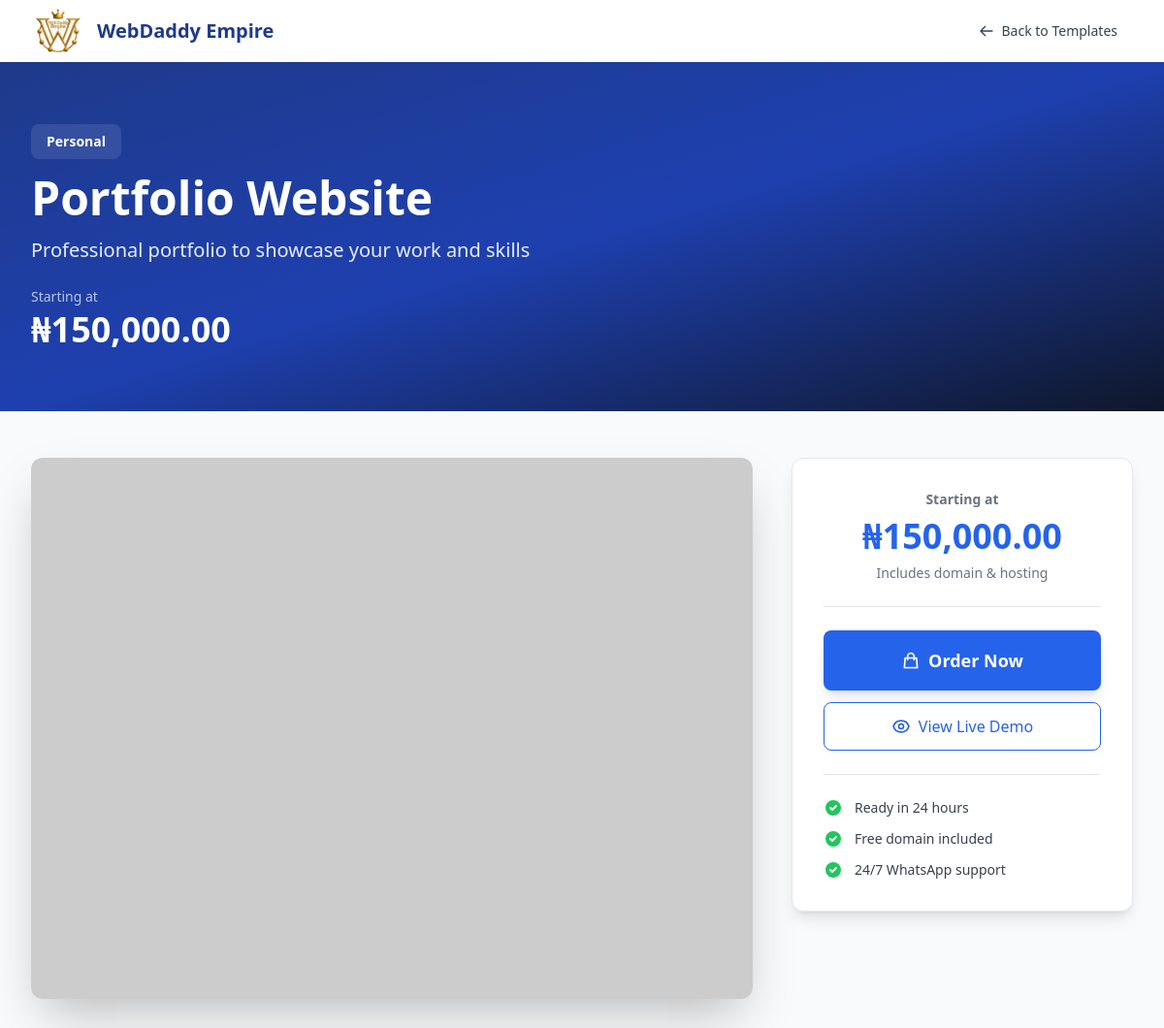
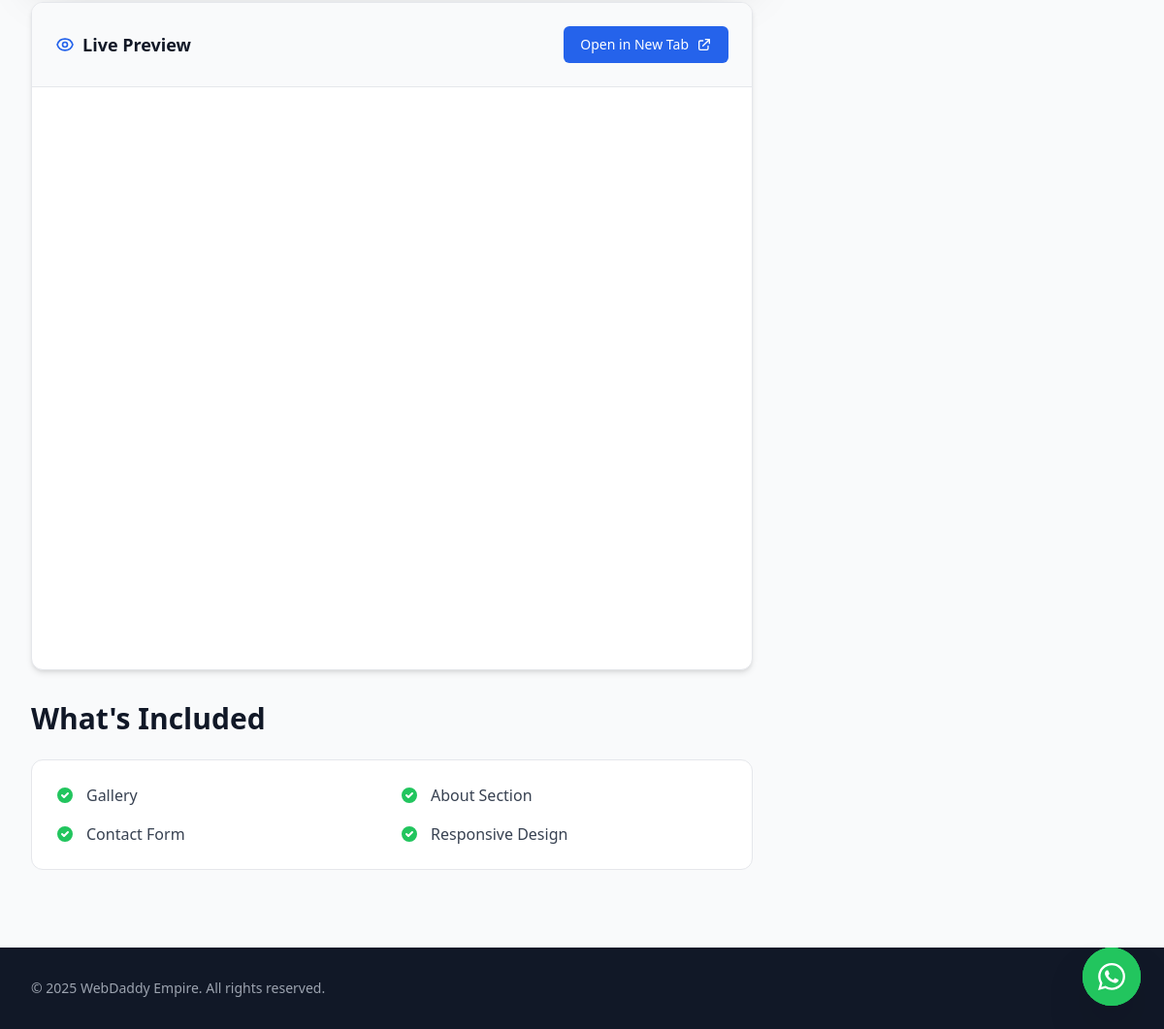
The page /template.php?id=2 on the database its author committed (2 pictures, top to bottom).
### tables this page shows
CREATE TABLE templates (
    id INTEGER PRIMARY KEY AUTOINCREMENT,
    name TEXT NOT NULL,
    slug TEXT NOT NULL UNIQUE,
    price REAL NOT NULL DEFAULT 0.00,
    category TEXT,
    description TEXT,
    features TEXT,
    demo_url TEXT,
    thumbnail_url TEXT,
    video_links TEXT,
    active INTEGER DEFAULT 1,
    created_at TEXT DEFAULT CURRENT_TIMESTAMP,
    updated_at TEXT DEFAULT CURRENT_TIMESTAMP
);

### includes/functions.php (called while the page is built, shortened)
<?php
function formatCurrency($amount)
{
    return '₦' . number_format($amount, 2);
}
function getTemplateById($id)
{
    $db = getDb();
    try {
        $stmt = $db->prepare("SELECT * FROM templates WHERE id = ?");
        $stmt->execute([$id]);
        $result = $stmt->fetch(PDO::FETCH_ASSOC);
        return $result ? $result : null;
    } catch (PDOException $e) {
        error_log('Error fetching template: ' . $e->getMessage());
        return null;
    }
}

### includes/session.php (called while the page is built, shortened)
<?php
function getAffiliateCode()
{
    return $_SESSION['affiliate_code'] ?? $_COOKIE['affiliate_code'] ?? null;
}

### template.php (the view, shortened to what this page needs)
<?php
require_once __DIR__ . '/includes/session.php';
require_once __DIR__ . '/includes/functions.php';
$templateId = isset($_GET['id']) ? (int)$_GET['id'] : 0;
$template = getTemplateById($templateId);
$affiliateCode = getAffiliateCode();
$features = $template['features'] ? explode(',', $template['features']) : [];
?>
<!DOCTYPE html>
<html lang="en">
<head>
    <script src="https://cdn.tailwindcss.com"></script>
</head>
<body class="bg-gray-50">
    <nav id="mainNav" class="bg-white shadow-sm sticky top-0 z-50" x-data="{ open: false }">
        <div class="max-w-7xl mx-auto px-4 sm:px-6 lg:px-8">
            <div class="flex justify-between h-16">
                <div class="flex items-center">
                    <a href="/" class="flex items-center">
                        <img src="/assets/images/webdaddy-logo.png" alt="WebDaddy Empire" class="h-14 mr-3" onerror="this.style.display='none'">
                        <span class="text-xl font-bold text-primary-900"><?php echo SITE_NAME; ?></span>
                    </a>
                </div>
                <div class="hidden md:flex items-center">
                    <a href="/" class="inline-flex items-center px-4 py-2 text-sm font-medium text-gray-700 hover:text-primary-600 transition-colors">
                        <svg class="w-4 h-4 mr-2" fill="none" stroke="currentColor" viewBox="0 0 24 24">
                            <path stroke-linecap="round" stroke-linejoin="round" stroke-width="2" d="M10 19l-7-7m0 0l7-7m-7 7h18"/>
                        </svg>
                        Back to Templates
                    </a>
                </div>
            </div>
        </div>
    </nav>
    <header class="relative bg-gradient-to-br from-primary-900 via-primary-800 to-navy text-white py-12 sm:py-16">
        <div class="relative max-w-7xl mx-auto px-4 sm:px-6 lg:px-8">
            <div class="max-w-4xl">
                <span class="inline-block bg-white/10 text-white px-4 py-2 rounded-lg text-sm font-semibold mb-4"><?php echo htmlspecialchars($template['category']); ?></span>
                <h1 class="text-3xl sm:text-4xl lg:text-5xl font-extrabold mb-4"><?php echo htmlspecialchars($template['name']); ?></h1>
                <p class="text-lg sm:text-xl text-white/90 mb-6"><?php echo htmlspecialchars($template['description']); ?></p>
                <div class="flex items-center gap-4">
                    <div>
                        <div class="text-sm text-white/70 mb-1">Starting at</div>
                        <h2 class="text-3xl sm:text-4xl font-extrabold"><?php echo formatCurrency($template['price']); ?></h2>
                    </div>
                </div>
            </div>
        </div>
    </header>
    <div class="max-w-7xl mx-auto px-4 sm:px-6 lg:px-8 py-8 sm:py-12">
        <div class="grid grid-cols-1 lg:grid-cols-3 gap-8 lg:gap-10">
            <div class="lg:col-span-2">
                <div class="mb-8">
                    <img src="<?php echo htmlspecialchars($template['thumbnail_url']); ?>"
                         alt="<?php echo htmlspecialchars($template['name']); ?>"
                         class="w-full rounded-xl shadow-2xl"
                         onerror="this.src='/assets/images/placeholder.jpg'">
                </div>
                <?php if ($template['demo_url']): ?>
                <div class="bg-white rounded-xl shadow-md border border-gray-200 mb-8 overflow-hidden">
                    <div class="bg-gray-50 border-b border-gray-200 p-4 sm:p-6 flex flex-col sm:flex-row sm:justify-between sm:items-center gap-4">
                        <h5 class="text-lg font-bold text-gray-900 flex items-center">
                            Live Preview
                        </h5>
                        <a href="<?php echo htmlspecialchars($template['demo_url']); ?>"
                           target="_blank"
                           class="inline-flex items-center px-4 py-2 border border-transparent text-sm font-medium rounded-md text-white bg-primary-600 hover:bg-primary-700 transition-colors">
                            Open in New Tab
                            <svg class="w-4 h-4 ml-2" fill="none" stroke="currentColor" viewBox="0 0 24 24">
                                <path stroke-linecap="round" stroke-linejoin="round" stroke-width="2" d="M10 6H6a2 2 0 00-2 2v10a2 2 0 002 2h10a2 2 0 002-2v-4M14 4h6m0 0v6m0-6L10 14"/>
                            </svg>
                        </a>
                    </div>
                    <div class="h-96 sm:h-[600px]">
                        <iframe src="<?php echo htmlspecialchars($template['demo_url']); ?>"
                                class="w-full h-full border-0">
                        </iframe>
                    </div>
                </div>
                <?php endif; ?>
                <?php if (!empty($features)): ?>
                <section class="mb-8">
                    <h2 class="text-2xl sm:text-3xl font-extrabold text-gray-900 mb-6">What's Included</h2>
                    <div class="bg-white rounded-xl p-6 border border-gray-200">
                        <div class="grid grid-cols-1 md:grid-cols-2 gap-4">
                            <?php foreach (array_slice($features, 0, 6) as $feature): ?>
                            <div class="flex items-start">
                                <svg class="w-5 h-5 text-green-500 mr-3 shrink-0 mt-0.5" fill="currentColor" viewBox="0 0 20 20">
                                    <path fill-rule="evenodd" d="M10 18a8 8 0 100-16 8 8 0 000 16zm3.707-9.293a1 1 0 00-1.414-1.414L9 10.586 7.707 9.293a1 1 0 00-1.414 1.414l2 2a1 1 0 001.414 0l4-4z" clip-rule="evenodd"/>
                                </svg>
                                <span class="text-gray-700"><?php echo htmlspecialchars(trim($feature)); ?></span>
                            </div>
                            <?php endforeach; ?>
                        </div>
                    </div>
                </section>
                <?php endif; ?>
            </div>
            <div class="lg:col-span-1">
                <div class="sticky top-24">
                    <div class="bg-white rounded-xl shadow-lg border border-gray-200 overflow-hidden">
                        <div class="p-6 sm:p-8">
                            <div class="text-center mb-6 pb-6 border-b border-gray-200">
                                <div class="text-sm text-gray-500 font-semibold mb-2">Starting at</div>
                                <h2 class="text-4xl font-extrabold text-primary-600"><?php echo formatCurrency($template['price']); ?></h2>
                                <p class="text-sm text-gray-500 mt-2">Includes domain & hosting</p>
                            </div>
                            <div class="space-y-3 mb-6">
                                <a href="/order.php?template=<?php echo $template['id']; ?><?php echo $affiliateCode ? '&aff=' . urlencode($affiliateCode) : ''; ?>"
                                   class="w-full inline-flex items-center justify-center px-6 py-4 border border-transparent text-lg font-bold rounded-lg text-white bg-primary-600 hover:bg-primary-700 transition-all shadow-lg">
                                    <svg class="w-5 h-5 mr-2" fill="none" stroke="currentColor" viewBox="0 0 24 24">
                                        <path stroke-linecap="round" stroke-linejoin="round" stroke-width="2" d="M16 11V7a4 4 0 00-8 0v4M5 9h14l1 12H4L5 9z"/>
                                    </svg>
                                    Order Now
                                </a>
                                <?php if ($template['demo_url']): ?>
                                <a href="<?php echo htmlspecialchars($template['demo_url']); ?>"
                                   target="_blank"
                                   class="w-full inline-flex items-center justify-center px-6 py-3 border border-primary-600 text-base font-medium rounded-lg text-primary-600 bg-white hover:bg-primary-50 transition-all">
                                    View Live Demo
                                </a>
                                <?php endif; ?>
                            </div>
                            <div class="space-y-3 border-t border-gray-200 pt-6">
                                <div class="flex items-center text-sm text-gray-700">
                                    <svg class="w-5 h-5 text-green-500 mr-3 shrink-0" fill="currentColor" viewBox="0 0 20 20">
                                        <path fill-rule="evenodd" d="M10 18a8 8 0 100-16 8 8 0 000 16zm3.707-9.293a1 1 0 00-1.414-1.414L9 10.586 7.707 9.293a1 1 0 00-1.414 1.414l2 2a1 1 0 001.414 0l4-4z" clip-rule="evenodd"/>
                                    </svg>
                                    <span>Ready in 24 hours</span>
                                </div>
                                <div class="flex items-center text-sm text-gray-700">
                                    <svg class="w-5 h-5 text-green-500 mr-3 shrink-0" fill="currentColor" viewBox="0 0 20 20">
                                        <path fill-rule="evenodd" d="M10 18a8 8 0 100-16 8 8 0 000 16zm3.707-9.293a1 1 0 00-1.414-1.414L9 10.586 7.707 9.293a1 1 0 00-1.414 1.414l2 2a1 1 0 001.414 0l4-4z" clip-rule="evenodd"/>
                                    </svg>
                                    <span>Free domain included</span>
                                </div>
                                <div class="flex items-center text-sm text-gray-700">
                                    <svg class="w-5 h-5 text-green-500 mr-3 shrink-0" fill="currentColor" viewBox="0 0 20 20">
                                        <path fill-rule="evenodd" d="M10 18a8 8 0 100-16 8 8 0 000 16zm3.707-9.293a1 1 0 00-1.414-1.414L9 10.586 7.707 9.293a1 1 0 00-1.414 1.414l2 2a1 1 0 001.414 0l4-4z" clip-rule="evenodd"/>
                                    </svg>
                                    <span>24/7 WhatsApp support</span>
                                </div>
                            </div>
                        </div>
                    </div>
                </div>
            </div>
        </div>
    </div>
    <footer class="bg-gray-900 text-white py-8">
        <div class="max-w-7xl mx-auto px-4 sm:px-6 lg:px-8">
            <div class="flex flex-col sm:flex-row justify-between items-center">
                <p class="text-sm text-gray-400 mb-4 sm:mb-0">&copy; <?php echo date('Y'); ?> <?php echo SITE_NAME; ?>. All rights reserved.</p>
                <a href="/" class="text-sm text-gray-400 hover:text-white transition-colors">Home</a>
            </div>
        </div>
    </footer>
    <a href="https://wa.me/<?php echo preg_replace('/[^0-9]/', '', WHATSAPP_NUMBER); ?>?text=Hi%2C%20I%27m%20interested%20in%20this%20template"
       target="_blank"
       class="fixed bottom-6 right-6 z-50 group"
       aria-label="Chat on WhatsApp">
        <span class="relative flex bg-green-500 hover:bg-green-600 text-white rounded-full p-4 shadow-2xl transition-all duration-300 hover:scale-110">
        </span>
    </a>
</body>
</html>

### rows shown on the page
templates: category "Personal", name "Portfolio Website", description "Professional portfolio to showcase your work and skills", price "₦150,000.00", features "Gallery", features "About Section", features "Contact Form", features "Responsive Design"

### other values the page prints
SITE_NAME "WebDaddy Empire"
